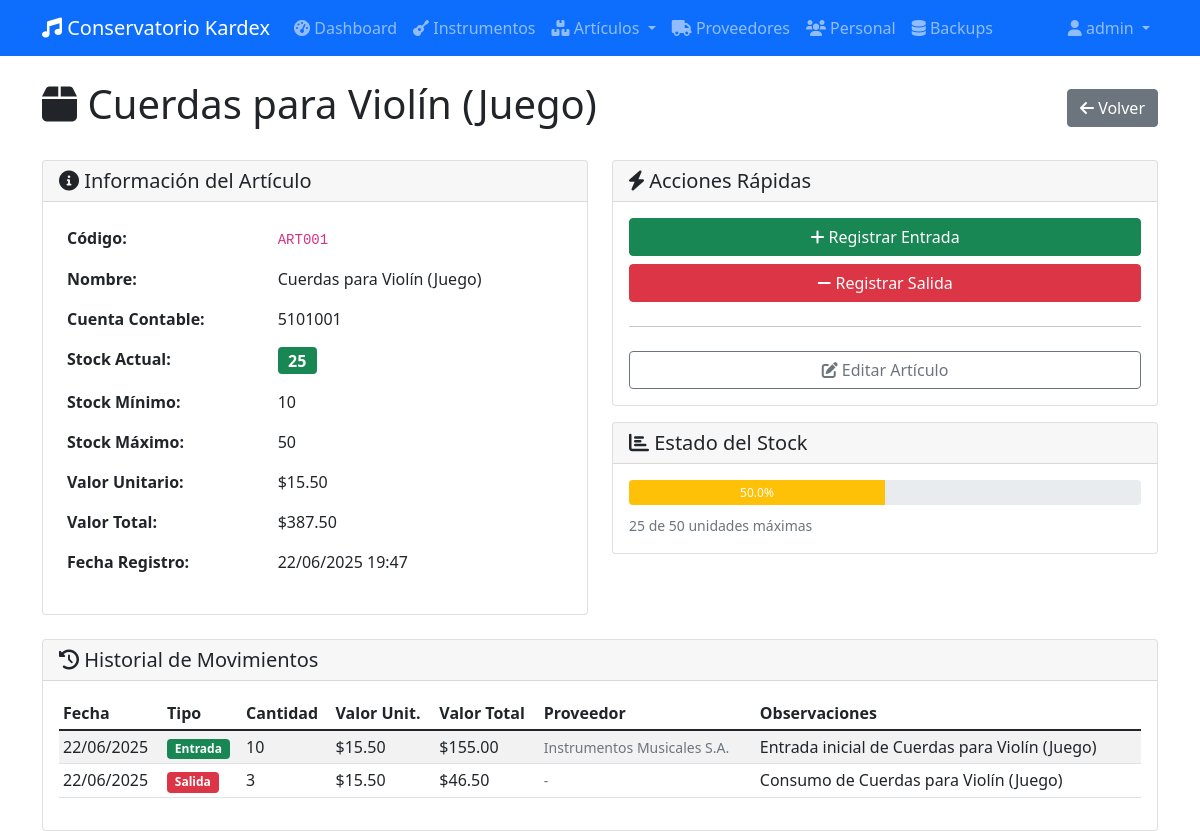
Before: /articulos/4/detalle (signed in) with the older database file.
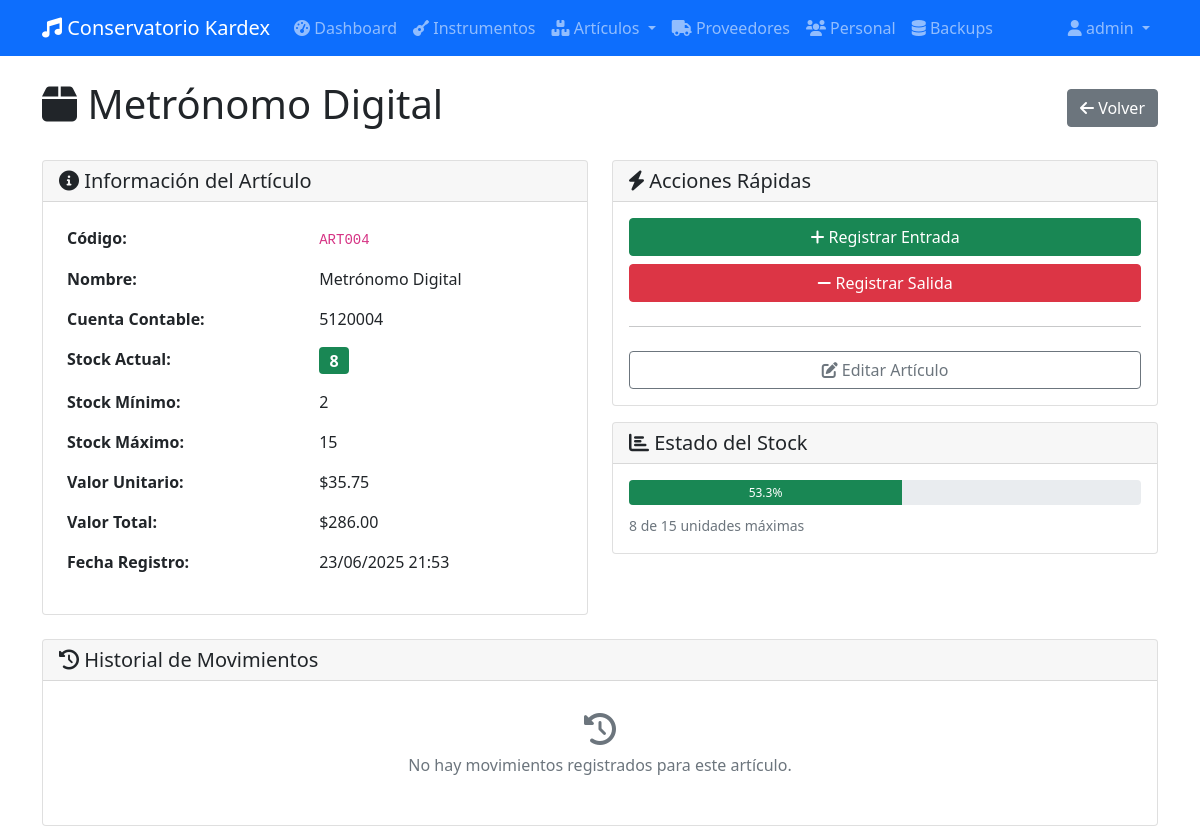
After: the same page with the newer database file.
### app/database/models.py (models this page shows, shortened)
class BaseModel(db.Model):
    __abstract__ = True
    id = db.Column(db.Integer, primary_key=True)
    created_at = db.Column(db.DateTime, default=datetime.utcnow)
    updated_at = db.Column(db.DateTime, default=datetime.utcnow, onupdate=datetime.utcnow)

class Item(BaseModel):
    __tablename__ = 'tb_item'
    i_codigo = db.Column(db.String(20), unique=True, nullable=False)
    i_nombre = db.Column(db.String(200), nullable=False)
    i_tipo = db.Column(db.String(20), nullable=False)  # 'instrumento' o 'articulo'
    i_cantidad = db.Column(db.Integer, default=0)
    i_vUnitario = db.Column(db.Numeric(10, 2), default=0.0)
    i_vTotal = db.Column(db.Numeric(10, 2), default=0.0)
    instrumento = db.relationship('Instrumento', backref='item', uselist=False)
    articulo = db.relationship('Articulo', backref='item', uselist=False)
    movimientos = db.relationship('MovimientoDetalle', backref='item', lazy=True)
    stock = db.relationship('Stock', backref='item', uselist=False)

class Articulo(db.Model):
    __tablename__ = 'tb_articulo'
    i_id = db.Column(db.Integer, db.ForeignKey('tb_item.id'), primary_key=True)
    a_c_contable = db.Column(db.String(20), nullable=False)
    a_stockMax = db.Column(db.Integer)
    a_stockMin = db.Column(db.Integer)
    created_at = db.Column(db.DateTime, default=datetime.utcnow)
    updated_at = db.Column(db.DateTime, default=datetime.utcnow, onupdate=datetime.utcnow)

class MovimientoDetalle(BaseModel):
    __tablename__ = 'tb_movimiento_detalle'
    m_fecha = db.Column(db.Date, nullable=False)
    m_tipo = db.Column(db.String(20), nullable=False)  # 'entrada', 'salida', 'ajuste'
    m_cantidad = db.Column(db.Integer, nullable=False)
    m_valorUnitario = db.Column(db.Numeric(10, 2), nullable=False)
    m_valorTotal = db.Column(db.Numeric(10, 2), nullable=False)
    m_observaciones = db.Column(db.String(200))
    i_id = db.Column(db.Integer, db.ForeignKey('tb_item.id'), nullable=False)
    e_id = db.Column(db.Integer, db.ForeignKey('tb_entrada.id'))
    c_id = db.Column(db.Integer, db.ForeignKey('tb_consumo.id'))
    u_id = db.Column(db.Integer, db.ForeignKey('tb_usuario.id'), nullable=False)

class Proveedor(BaseModel):
    __tablename__ = 'tb_proveedores'
    p_codigo = db.Column(db.String(20), unique=True, nullable=False)
    p_razonsocial = db.Column(db.String(100), nullable=False)
    p_ci_ruc = db.Column(db.String(13), nullable=False)
    p_direccion = db.Column(db.String(200))
    p_telefono = db.Column(db.String(15))
    p_correo = db.Column(db.String(100))
    entradas = db.relationship('Entrada', backref='proveedor', lazy=True)

### app/routes/web/articulos.py (the view)
@bp.route('/<int:articulo_id>/detalle')
@login_required
def detalle_articulo(articulo_id):
    resultado = articulo_service.obtener_articulo_por_id(articulo_id)
    if not resultado:
        flash('Artículo no encontrado', 'error')
        return redirect(url_for('articulos.listar_articulos'))
    articulo = resultado
    item = articulo.item
    from app.database.models import MovimientoDetalle
    from app import db
    movimientos = db.session.query(MovimientoDetalle).filter_by(
        i_id=item.id
    ).order_by(MovimientoDetalle.m_fecha.desc()).all()
    proveedores = proveedor_service.obtener_todos()
    return render_template('articulos/detail.html',
                         articulo=articulo, item=item, movimientos=movimientos,
                         proveedores=proveedores)

### app/database/models.py (called while the page is built)
    @property
    def username(self):
        return self.u_username

### app/database/repositories/articulos.py (called while the page is built)
    def get_by_id_with_item(self, articulo_id):
        return db.session.query(Articulo, Item).join(Item, Articulo.i_id == Item.id).filter(Articulo.i_id == articulo_id).first()

### app/database/repositories/base.py (called while the page is built)
    def get_all(self):
        return self.model.query.all()

### app/services/articulo_service.py (called while the page is built)
    def obtener_articulo_por_id(self, articulo_id):
        resultado = self.repo.get_by_id_with_item(articulo_id)
        if resultado:
            articulo, item = resultado
            return articulo
        return None

### app/services/proveedor_service.py (called while the page is built)
    def obtener_todos(self):
        return self.repo.get_all()

### app/templates/articulos/detail.html (shortened to what the changed rows need)
{% extends "base.html" %}
{% block content %}
<div class="row">
    <div class="col-12">
        <div class="d-flex justify-content-between align-items-center mb-4">
            <h1>
                <i class="fas fa-box"></i> {{ item.i_nombre }}
            </h1>
            <a href="{{ url_for('articulos.listar_articulos') }}" class="btn btn-secondary">
                <i class="fas fa-arrow-left"></i> Volver
            </a>
        </div>
    </div>
</div>
<div class="row">
    <div class="col-md-6">
        <div class="card">
            <div class="card-body">
                <table class="table table-borderless">
                    <tr>
                        <td><code>{{ item.i_codigo }}</code></td>
                    </tr>
                    <tr>
                        <td><strong>Nombre:</strong></td>
                        <td>{{ item.i_nombre }}</td>
                    </tr>
                    <tr>
                        <td><strong>Cuenta Contable:</strong></td>
                        <td>{{ articulo.a_c_contable }}</td>
                    </tr>
                    <tr>
                        <td>
                            {% if item.i_cantidad <= articulo.a_stockMin %}
                                <span class="badge bg-danger fs-6">{{ item.i_cantidad }}</span>
                            {% elif item.i_cantidad <= (articulo.a_stockMin * 1.5) %}
                                <span class="badge bg-warning fs-6">{{ item.i_cantidad }}</span>
                            {% else %}
                                <span class="badge bg-success fs-6">{{ item.i_cantidad }}</span>
                            {% endif %}
                        </td>
                    </tr>
                    <tr>
                        <td><strong>Stock Mínimo:</strong></td>
                        <td>{{ articulo.a_stockMin }}</td>
                    </tr>
                    <tr>
                        <td><strong>Stock Máximo:</strong></td>
                        <td>{{ articulo.a_stockMax }}</td>
                    </tr>
                    <tr>
                        <td><strong>Valor Unitario:</strong></td>
                        <td>${{ "%.2f"|format(item.i_vUnitario) }}</td>
                    </tr>
                    <tr>
                        <td><strong>Valor Total:</strong></td>
                        <td>${{ "%.2f"|format(item.i_vTotal) }}</td>
                    </tr>
                    <tr>
                        <td><strong>Fecha Registro:</strong></td>
                        <td>{{ item.created_at.strftime('%d/%m/%Y %H:%M') if item.created_at else 'N/A' }}</td>
                    </tr>
                </table>
            </div>
        </div>
    </div>
    <div class="col-md-6">
        <div class="card mt-3">
            <div class="card-body">
                {% set porcentaje = (item.i_cantidad / articulo.a_stockMax * 100) if articulo.a_stockMax > 0 else 0 %}
                <div class="progress mb-2" style="height: 25px;">
                    {% if porcentaje <= 20 %}
                        <div class="progress-bar bg-danger" style="width: {{ porcentaje }}%">
                            {{ "%.1f"|format(porcentaje) }}%
                        </div>
                    {% elif porcentaje <= 50 %}
                        <div class="progress-bar bg-warning" style="width: {{ porcentaje }}%">
                            {{ "%.1f"|format(porcentaje) }}%
                        </div>
                    {% else %}
                        <div class="progress-bar bg-success" style="width: {{ porcentaje }}%">
                            {{ "%.1f"|format(porcentaje) }}%
                        </div>
                    {% endif %}
                </div>
                <small class="text-muted">
                    {{ item.i_cantidad }} de {{ articulo.a_stockMax }} unidades máximas
                </small>
            </div>
        </div>
    </div>
</div>
<div class="row mt-4">
    <div class="col-12">
        <div class="card">
            <div class="card-body">
                {% if movimientos %}
                <div class="table-responsive">
                    <table class="table table-striped table-sm">
                        <thead>
                            <tr>
                                <th>Fecha</th>
                                <th>Tipo</th>
                                <th>Cantidad</th>
                                <th>Valor Unit.</th>
                                <th>Valor Total</th>
                                <th>Proveedor</th>
                                <th>Observaciones</th>
                            </tr>
                        </thead>
                        <tbody>
                            {% for movimiento in movimientos %}
                            <tr>
                                <td>{{ movimiento.m_fecha.strftime('%d/%m/%Y') }}</td>
                                <td>
                                    {% if movimiento.m_tipo == 'entrada' %}
                                        <span class="badge bg-success">Entrada</span>
                                    {% elif movimiento.m_tipo == 'salida' %}
                                        <span class="badge bg-danger">Salida</span>
                                    {% else %}
                                        <span class="badge bg-info">{{ movimiento.m_tipo|title }}</span>
                                    {% endif %}
                                </td>
                                <td>{{ movimiento.m_cantidad }}</td>
                                <td>${{ "%.2f"|format(movimiento.m_valorUnitario) }}</td>
                                <td>${{ "%.2f"|format(movimiento.m_valorTotal) }}</td>
                                <td>
                                    {% if movimiento.e_id %}
                                        {% set entrada = movimiento.entrada %}
                                        {% if entrada and entrada.proveedor %}
                                            <small class="text-muted">{{ entrada.proveedor.p_razonsocial }}</small>
                                        {% else %}
                                            <small class="text-muted">Sin proveedor</small>
                                        {% endif %}
                                    {% else %}
                                        <small class="text-muted">-</small>
                                    {% endif %}
                                </td>
                                <td>{{ movimiento.m_observaciones or '-' }}</td>
                            </tr>
                            {% endfor %}
                        </tbody>
                    </table>
                </div>
                {% else %}
                <div class="text-center py-3">
                    <i class="fas fa-history fa-2x text-muted mb-2"></i>
                    <p class="text-muted">No hay movimientos registrados para este artículo.</p>
                </div>
                {% endif %}
            </div>
        </div>
    </div>
</div>
{% endblock %}

Changed rows visible on the page:
no longer on this page (row edited): MovimientoDetalle: m_fecha "22/06/2025", m_tipo "Entrada", m_cantidad "10", m_valorUnitario "15.50", m_valorTotal "155.00", m_observaciones "Entrada inicial de Cuerdas para Violín (Juego)"
removed Proveedor: proveedor.p_razonsocial "Instrumentos Musicales S.A."
no longer on this page (row edited): MovimientoDetalle: m_fecha "22/06/2025", m_tipo "Salida", m_cantidad "3", m_valorUnitario "15.50", m_valorTotal "46.50", m_observaciones "Consumo de Cuerdas para Violín (Juego)"
changed Item: i_nombre "Cuerdas para Violín (Juego)" → "Metrónomo Digital"; i_codigo "ART001" → "ART004"; i_cantidad "25" → "8"; i_vUnitario "15.50" → "35.75"; i_vTotal "387.50" → "286.00"; created_at "22/06/2025 19:47" → "23/06/2025 21:53"
changed Articulo: a_c_contable "5101001" → "5120004"; a_stockMin "10" → "2"; a_stockMax "50" → "15"
Other visible differences:
{{ "%.1f"|format(porcentaje) }}: (not shown) → "53.3"
{{ "%.1f"|format(porcentaje) }}: "50.0" → (not shown)
text no longer shown: "Fecha Tipo Cantidad Valor Unit. Valor Total Proveedor Observaciones"
text now shown: "No hay movimientos registrados para este artículo."
